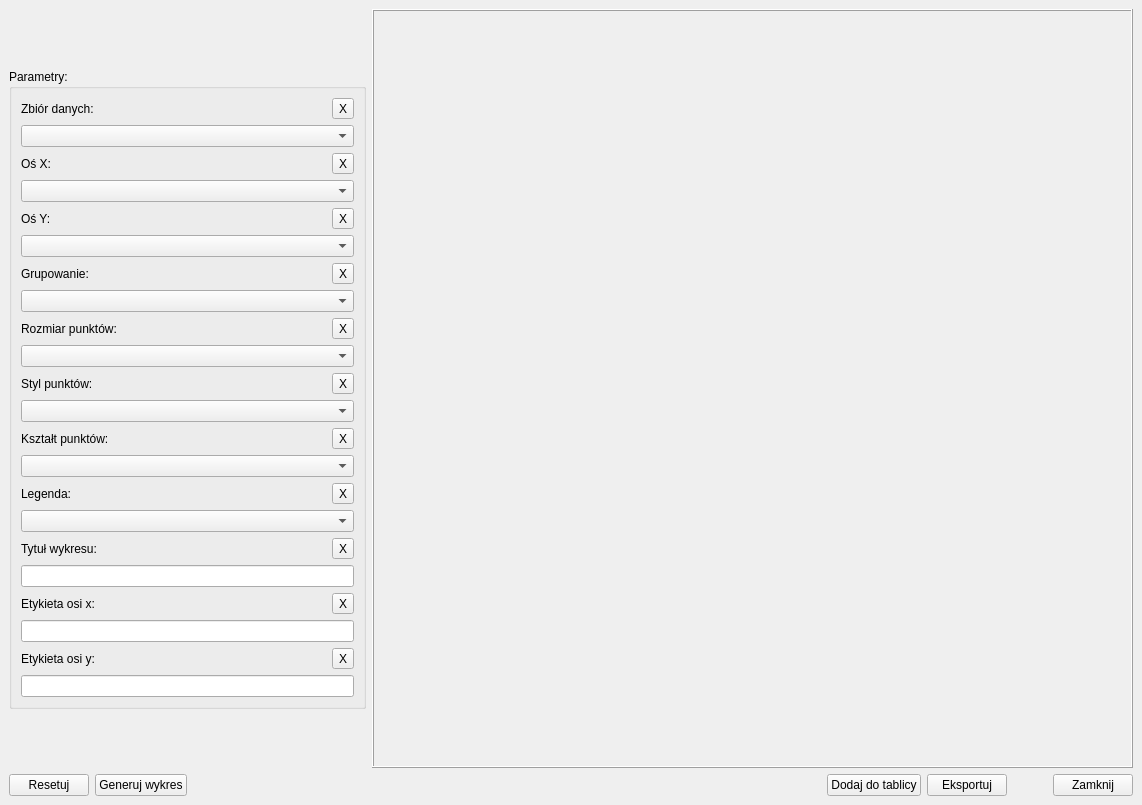
<?xml version="1.0" encoding="UTF-8"?>
<ui version="4.0">
 <class>MainWindow_Pie_Plot</class>
 <widget class="QMainWindow" name="MainWindow_Pie_Plot">
  <property name="windowModality">
   <enum>Qt::ApplicationModal</enum>
  </property>
  <property name="geometry">
   <rect>
    <x>0</x>
    <y>0</y>
    <width>1142</width>
    <height>805</height>
   </rect>
  </property>
  <property name="windowTitle">
   <string>Wykres kołowy</string>
  </property>
  <widget class="QWidget" name="centralwidget">
   <layout class="QVBoxLayout" name="verticalLayout_12">
    <item>
     <layout class="QHBoxLayout" name="horizontalLayout_2">
      <item>
       <layout class="QHBoxLayout" name="horizontalLayout">
        <item>
         <layout class="QVBoxLayout" name="verticalLayout_2">
          <item>
           <spacer name="verticalSpacer_2">
            <property name="orientation">
             <enum>Qt::Vertical</enum>
            </property>
            <property name="sizeHint" stdset="0">
             <size>
              <width>20</width>
              <height>40</height>
             </size>
            </property>
           </spacer>
          </item>
          <item>
           <widget class="QGroupBox" name="groupBox">
            <property name="sizePolicy">
             <sizepolicy hsizetype="Fixed" vsizetype="Fixed">
              <horstretch>0</horstretch>
              <verstretch>0</verstretch>
             </sizepolicy>
            </property>
            <property name="title">
             <string>Parametry:</string>
            </property>
            <layout class="QVBoxLayout" name="verticalLayout_13">
             <item>
              <layout class="QVBoxLayout" name="verticalLayout_3">
               <item>
                <layout class="QHBoxLayout" name="horizontalLayout_3">
                 <item>
                  <widget class="QLabel" name="label">
                   <property name="text">
                    <string>Zbiór danych:</string>
                   </property>
                  </widget>
                 </item>
                 <item>
                  <spacer name="horizontalSpacer">
                   <property name="orientation">
                    <enum>Qt::Horizontal</enum>
                   </property>
                   <property name="sizeHint" stdset="0">
                    <size>
                     <width>40</width>
                     <height>20</height>
                    </size>
                   </property>
                  </spacer>
                 </item>
                 <item>
                  <widget class="QToolButton" name="toolButton_Data">
                   <property name="text">
                    <string>X</string>
                   </property>
                  </widget>
                 </item>
                </layout>
               </item>
               <item>
                <widget class="QComboBox" name="comboBox_Data">
                 <property name="minimumSize">
                  <size>
                   <width>250</width>
                   <height>0</height>
                  </size>
                 </property>
                 <property name="placeholderText">
                  <string>Wybierz zbiór danych...</string>
                 </property>
                </widget>
               </item>
              </layout>
             </item>
             <item>
              <layout class="QVBoxLayout" name="verticalLayout">
               <item>
                <layout class="QHBoxLayout" name="horizontalLayout_4">
                 <item>
                  <widget class="QLabel" name="label_2">
                   <property name="text">
                    <string>Oś X:</string>
                   </property>
                  </widget>
                 </item>
                 <item>
                  <spacer name="horizontalSpacer_4">
                   <property name="orientation">
                    <enum>Qt::Horizontal</enum>
                   </property>
                   <property name="sizeHint" stdset="0">
                    <size>
                     <width>40</width>
                     <height>20</height>
                    </size>
                   </property>
                  </spacer>
                 </item>
                 <item>
                  <widget class="QToolButton" name="toolButton_X">
                   <property name="text">
                    <string>X</string>
                   </property>
                  </widget>
                 </item>
                </layout>
               </item>
               <item>
                <widget class="QComboBox" name="comboBox_X">
                 <property name="minimumSize">
                  <size>
                   <width>250</width>
                   <height>0</height>
                  </size>
                 </property>
                 <property name="placeholderText">
                  <string>Wybierz dane na osi x...</string>
                 </property>
                </widget>
               </item>
              </layout>
             </item>
             <item>
              <layout class="QVBoxLayout" name="verticalLayout_5">
               <item>
                <layout class="QHBoxLayout" name="horizontalLayout_5">
                 <item>
                  <widget class="QLabel" name="label_3">
                   <property name="text">
                    <string>Oś Y:</string>
                   </property>
                  </widget>
                 </item>
                 <item>
                  <spacer name="horizontalSpacer_5">
                   <property name="orientation">
                    <enum>Qt::Horizontal</enum>
                   </property>
                   <property name="sizeHint" stdset="0">
                    <size>
                     <width>40</width>
                     <height>20</height>
                    </size>
                   </property>
                  </spacer>
                 </item>
                 <item>
                  <widget class="QToolButton" name="toolButton_Y">
                   <property name="text">
                    <string>X</string>
                   </property>
                  </widget>
                 </item>
                </layout>
               </item>
               <item>
                <widget class="QComboBox" name="comboBox_Y">
                 <property name="minimumSize">
                  <size>
                   <width>250</width>
                   <height>0</height>
                  </size>
                 </property>
                 <property name="placeholderText">
                  <string>Wybierz dane na osi y...</string>
                 </property>
                </widget>
               </item>
              </layout>
             </item>
             <item>
              <layout class="QVBoxLayout" name="verticalLayout_6">
               <item>
                <layout class="QHBoxLayout" name="horizontalLayout_6">
                 <item>
                  <widget class="QLabel" name="label_4">
                   <property name="text">
                    <string>Grupowanie:</string>
                   </property>
                  </widget>
                 </item>
                 <item>
                  <spacer name="horizontalSpacer_6">
                   <property name="orientation">
                    <enum>Qt::Horizontal</enum>
                   </property>
                   <property name="sizeHint" stdset="0">
                    <size>
                     <width>40</width>
                     <height>20</height>
                    </size>
                   </property>
                  </spacer>
                 </item>
                 <item>
                  <widget class="QToolButton" name="toolButton_Hue">
                   <property name="text">
                    <string>X</string>
                   </property>
                  </widget>
                 </item>
                </layout>
               </item>
               <item>
                <widget class="QComboBox" name="comboBox_Hue">
                 <property name="minimumSize">
                  <size>
                   <width>250</width>
                   <height>0</height>
                  </size>
                 </property>
                 <property name="placeholderText">
                  <string>Wybierz dane według, których grupować...</string>
                 </property>
                </widget>
               </item>
              </layout>
             </item>
             <item>
              <layout class="QVBoxLayout" name="verticalLayout_7">
               <item>
                <layout class="QHBoxLayout" name="horizontalLayout_7">
                 <item>
                  <widget class="QLabel" name="label_5">
                   <property name="text">
                    <string>Rozmiar punktów:</string>
                   </property>
                  </widget>
                 </item>
                 <item>
                  <spacer name="horizontalSpacer_7">
                   <property name="orientation">
                    <enum>Qt::Horizontal</enum>
                   </property>
                   <property name="sizeHint" stdset="0">
                    <size>
                     <width>40</width>
                     <height>20</height>
                    </size>
                   </property>
                  </spacer>
                 </item>
                 <item>
                  <widget class="QToolButton" name="toolButton_Size">
                   <property name="text">
                    <string>X</string>
                   </property>
                  </widget>
                 </item>
                </layout>
               </item>
               <item>
                <widget class="QComboBox" name="comboBox_Size">
                 <property name="minimumSize">
                  <size>
                   <width>250</width>
                   <height>0</height>
                  </size>
                 </property>
                 <property name="placeholderText">
                  <string>Wybierz dane według, których ustalić rozmiar punktów...</string>
                 </property>
                </widget>
               </item>
              </layout>
             </item>
             <item>
              <layout class="QVBoxLayout" name="verticalLayout_15">
               <item>
                <layout class="QHBoxLayout" name="horizontalLayout_8">
                 <item>
                  <widget class="QLabel" name="label_6">
                   <property name="text">
                    <string>Styl punktów:</string>
                   </property>
                  </widget>
                 </item>
                 <item>
                  <spacer name="horizontalSpacer_8">
                   <property name="orientation">
                    <enum>Qt::Horizontal</enum>
                   </property>
                   <property name="sizeHint" stdset="0">
                    <size>
                     <width>40</width>
                     <height>20</height>
                    </size>
                   </property>
                  </spacer>
                 </item>
                 <item>
                  <widget class="QToolButton" name="toolButton_Style">
                   <property name="text">
                    <string>X</string>
                   </property>
                  </widget>
                 </item>
                </layout>
               </item>
               <item>
                <widget class="QComboBox" name="comboBox_Style">
                 <property name="minimumSize">
                  <size>
                   <width>250</width>
                   <height>0</height>
                  </size>
                 </property>
                 <property name="currentIndex">
                  <number>-1</number>
                 </property>
                 <property name="placeholderText">
                  <string>Wybierz styl punktów...</string>
                 </property>
                 <item>
                  <property name="text">
                   <string>deep</string>
                  </property>
                 </item>
                 <item>
                  <property name="text">
                   <string>muted</string>
                  </property>
                 </item>
                 <item>
                  <property name="text">
                   <string>bright</string>
                  </property>
                 </item>
                 <item>
                  <property name="text">
                   <string>pastel</string>
                  </property>
                 </item>
                 <item>
                  <property name="text">
                   <string>dark</string>
                  </property>
                 </item>
                 <item>
                  <property name="text">
                   <string>colorblind</string>
                  </property>
                 </item>
                 <item>
                  <property name="text">
                   <string>Reds</string>
                  </property>
                 </item>
                 <item>
                  <property name="text">
                   <string>Blues</string>
                  </property>
                 </item>
                 <item>
                  <property name="text">
                   <string>Greens</string>
                  </property>
                 </item>
                 <item>
                  <property name="text">
                   <string>Oranges</string>
                  </property>
                 </item>
                 <item>
                  <property name="text">
                   <string>Purples</string>
                  </property>
                 </item>
                 <item>
                  <property name="text">
                   <string>Greys</string>
                  </property>
                 </item>
                 <item>
                  <property name="text">
                   <string>Set1</string>
                  </property>
                 </item>
                 <item>
                  <property name="text">
                   <string>Set2</string>
                  </property>
                 </item>
                 <item>
                  <property name="text">
                   <string>Set3</string>
                  </property>
                 </item>
                </widget>
               </item>
               <item>
                <layout class="QVBoxLayout" name="verticalLayout_8">
                 <item>
                  <layout class="QHBoxLayout" name="horizontalLayout_9">
                   <item>
                    <widget class="QLabel" name="label_7">
                     <property name="text">
                      <string>Kształt punktów:</string>
                     </property>
                    </widget>
                   </item>
                   <item>
                    <spacer name="horizontalSpacer_9">
                     <property name="orientation">
                      <enum>Qt::Horizontal</enum>
                     </property>
                     <property name="sizeHint" stdset="0">
                      <size>
                       <width>40</width>
                       <height>20</height>
                      </size>
                     </property>
                    </spacer>
                   </item>
                   <item>
                    <widget class="QToolButton" name="toolButton_Markers">
                     <property name="text">
                      <string>X</string>
                     </property>
                    </widget>
                   </item>
                  </layout>
                 </item>
                 <item>
                  <widget class="QComboBox" name="comboBox_Markers">
                   <property name="minimumSize">
                    <size>
                     <width>250</width>
                     <height>0</height>
                    </size>
                   </property>
                   <property name="currentIndex">
                    <number>-1</number>
                   </property>
                   <property name="placeholderText">
                    <string>Wybierz kształt punktów...</string>
                   </property>
                   <item>
                    <property name="text">
                     <string>.</string>
                    </property>
                   </item>
                   <item>
                    <property name="text">
                     <string>,</string>
                    </property>
                   </item>
                   <item>
                    <property name="text">
                     <string>o</string>
                    </property>
                   </item>
                   <item>
                    <property name="text">
                     <string>v</string>
                    </property>
                   </item>
                   <item>
                    <property name="text">
                     <string>^</string>
                    </property>
                   </item>
                   <item>
                    <property name="text">
                     <string>&gt;</string>
                    </property>
                   </item>
                   <item>
                    <property name="text">
                     <string>&lt;</string>
                    </property>
                   </item>
                   <item>
                    <property name="text">
                     <string>+</string>
                    </property>
                   </item>
                   <item>
                    <property name="text">
                     <string>x</string>
                    </property>
                   </item>
                   <item>
                    <property name="text">
                     <string>s</string>
                    </property>
                   </item>
                   <item>
                    <property name="text">
                     <string>D</string>
                    </property>
                   </item>
                   <item>
                    <property name="text">
                     <string>-</string>
                    </property>
                   </item>
                   <item>
                    <property name="text">
                     <string>--</string>
                    </property>
                   </item>
                   <item>
                    <property name="text">
                     <string>|</string>
                    </property>
                   </item>
                   <item>
                    <property name="text">
                     <string>:</string>
                    </property>
                   </item>
                   <item>
                    <property name="text">
                     <string>*</string>
                    </property>
                   </item>
                   <item>
                    <property name="text">
                     <string>H</string>
                    </property>
                   </item>
                   <item>
                    <property name="text">
                     <string>X</string>
                    </property>
                   </item>
                  </widget>
                 </item>
                </layout>
               </item>
              </layout>
             </item>
             <item>
              <layout class="QVBoxLayout" name="verticalLayout_4">
               <item>
                <layout class="QHBoxLayout" name="horizontalLayout_10">
                 <item>
                  <widget class="QLabel" name="label_8">
                   <property name="text">
                    <string>Legenda:</string>
                   </property>
                  </widget>
                 </item>
                 <item>
                  <spacer name="horizontalSpacer_10">
                   <property name="orientation">
                    <enum>Qt::Horizontal</enum>
                   </property>
                   <property name="sizeHint" stdset="0">
                    <size>
                     <width>40</width>
                     <height>20</height>
                    </size>
                   </property>
                  </spacer>
                 </item>
                 <item>
                  <widget class="QToolButton" name="toolButton_Legend">
                   <property name="text">
                    <string>X</string>
                   </property>
                  </widget>
                 </item>
                </layout>
               </item>
               <item>
                <widget class="QComboBox" name="comboBox_Legend">
                 <property name="minimumSize">
                  <size>
                   <width>250</width>
                   <height>0</height>
                  </size>
                 </property>
                 <property name="currentIndex">
                  <number>-1</number>
                 </property>
                 <property name="placeholderText">
                  <string>Wybierz opcje wyświetlania legendy...</string>
                 </property>
                 <item>
                  <property name="text">
                   <string>auto</string>
                  </property>
                 </item>
                 <item>
                  <property name="text">
                   <string>brief</string>
                  </property>
                 </item>
                 <item>
                  <property name="text">
                   <string>full</string>
                  </property>
                 </item>
                 <item>
                  <property name="text">
                   <string>Brak</string>
                  </property>
                 </item>
                </widget>
               </item>
              </layout>
             </item>
             <item>
              <layout class="QVBoxLayout" name="verticalLayout_9">
               <item>
                <layout class="QHBoxLayout" name="horizontalLayout_12">
                 <item>
                  <widget class="QLabel" name="label_9">
                   <property name="text">
                    <string>Tytuł wykresu:</string>
                   </property>
                  </widget>
                 </item>
                 <item>
                  <spacer name="horizontalSpacer_11">
                   <property name="orientation">
                    <enum>Qt::Horizontal</enum>
                   </property>
                   <property name="sizeHint" stdset="0">
                    <size>
                     <width>40</width>
                     <height>20</height>
                    </size>
                   </property>
                  </spacer>
                 </item>
                 <item>
                  <widget class="QToolButton" name="toolButton_Title_Plot">
                   <property name="text">
                    <string>X</string>
                   </property>
                  </widget>
                 </item>
                </layout>
               </item>
               <item>
                <widget class="QLineEdit" name="lineEdit_Title_Plot"/>
               </item>
              </layout>
             </item>
             <item>
              <layout class="QVBoxLayout" name="verticalLayout_10">
               <item>
                <layout class="QHBoxLayout" name="horizontalLayout_13">
                 <item>
                  <widget class="QLabel" name="label_10">
                   <property name="text">
                    <string>Etykieta osi x:</string>
                   </property>
                  </widget>
                 </item>
                 <item>
                  <spacer name="horizontalSpacer_12">
                   <property name="orientation">
                    <enum>Qt::Horizontal</enum>
                   </property>
                   <property name="sizeHint" stdset="0">
                    <size>
                     <width>40</width>
                     <height>20</height>
                    </size>
                   </property>
                  </spacer>
                 </item>
                 <item>
                  <widget class="QToolButton" name="toolButton_Label_X">
                   <property name="text">
                    <string>X</string>
                   </property>
                  </widget>
                 </item>
                </layout>
               </item>
               <item>
                <widget class="QLineEdit" name="lineEdit_Label_X"/>
               </item>
              </layout>
             </item>
             <item>
              <layout class="QVBoxLayout" name="verticalLayout_11">
               <item>
                <layout class="QHBoxLayout" name="horizontalLayout_14">
                 <item>
                  <widget class="QLabel" name="label_11">
                   <property name="text">
                    <string>Etykieta osi y:</string>
                   </property>
                  </widget>
                 </item>
                 <item>
                  <spacer name="horizontalSpacer_13">
                   <property name="orientation">
                    <enum>Qt::Horizontal</enum>
                   </property>
                   <property name="sizeHint" stdset="0">
                    <size>
                     <width>40</width>
                     <height>20</height>
                    </size>
                   </property>
                  </spacer>
                 </item>
                 <item>
                  <widget class="QToolButton" name="toolButton_Label_Y">
                   <property name="text">
                    <string>X</string>
                   </property>
                  </widget>
                 </item>
                </layout>
               </item>
               <item>
                <widget class="QLineEdit" name="lineEdit_Label_Y"/>
               </item>
              </layout>
             </item>
            </layout>
           </widget>
          </item>
          <item>
           <spacer name="verticalSpacer">
            <property name="orientation">
             <enum>Qt::Vertical</enum>
            </property>
            <property name="sizeHint" stdset="0">
             <size>
              <width>20</width>
              <height>40</height>
             </size>
            </property>
           </spacer>
          </item>
         </layout>
        </item>
       </layout>
      </item>
      <item>
       <widget class="QFrame" name="frame">
        <property name="frameShape">
         <enum>QFrame::Box</enum>
        </property>
        <property name="frameShadow">
         <enum>QFrame::Raised</enum>
        </property>
        <layout class="QVBoxLayout" name="verticalLayout_14">
         <item>
          <widget class="QWidget" name="widget_Plot" native="true">
           <property name="sizePolicy">
            <sizepolicy hsizetype="Expanding" vsizetype="Expanding">
             <horstretch>0</horstretch>
             <verstretch>0</verstretch>
            </sizepolicy>
           </property>
          </widget>
         </item>
        </layout>
       </widget>
      </item>
     </layout>
    </item>
    <item>
     <layout class="QHBoxLayout" name="horizontalLayout_11">
      <item>
       <widget class="QPushButton" name="pushButton_Reset_Options">
        <property name="text">
         <string>Resetuj</string>
        </property>
       </widget>
      </item>
      <item>
       <widget class="QPushButton" name="pushButton_Generate_Plot">
        <property name="text">
         <string>Generuj wykres</string>
        </property>
       </widget>
      </item>
      <item>
       <spacer name="horizontalSpacer_2">
        <property name="orientation">
         <enum>Qt::Horizontal</enum>
        </property>
        <property name="sizeHint" stdset="0">
         <size>
          <width>40</width>
          <height>20</height>
         </size>
        </property>
       </spacer>
      </item>
      <item>
       <widget class="QPushButton" name="pushButton_Add_To_Board">
        <property name="text">
         <string>Dodaj do tablicy</string>
        </property>
       </widget>
      </item>
      <item>
       <widget class="QPushButton" name="pushButton_Export">
        <property name="text">
         <string>Eksportuj</string>
        </property>
       </widget>
      </item>
      <item>
       <spacer name="horizontalSpacer_3">
        <property name="orientation">
         <enum>Qt::Horizontal</enum>
        </property>
        <property name="sizeType">
         <enum>QSizePolicy::Fixed</enum>
        </property>
        <property name="sizeHint" stdset="0">
         <size>
          <width>40</width>
          <height>20</height>
         </size>
        </property>
       </spacer>
      </item>
      <item>
       <widget class="QPushButton" name="pushButton_Close">
        <property name="text">
         <string>Zamknij</string>
        </property>
       </widget>
      </item>
     </layout>
    </item>
   </layout>
  </widget>
 </widget>
 <resources/>
 <connections>
  <connection>
   <sender>pushButton_Close</sender>
   <signal>clicked()</signal>
   <receiver>MainWindow_Pie_Plot</receiver>
   <slot>close()</slot>
   <hints>
    <hint type="sourcelabel">
     <x>1094</x>
     <y>782</y>
    </hint>
    <hint type="destinationlabel">
     <x>570</x>
     <y>402</y>
    </hint>
   </hints>
  </connection>
  <connection>
   <sender>toolButton_Data</sender>
   <signal>clicked()</signal>
   <receiver>comboBox_Data</receiver>
   <slot>clearEditText()</slot>
   <hints>
    <hint type="sourcelabel">
     <x>335</x>
     <y>79</y>
    </hint>
    <hint type="destinationlabel">
     <x>184</x>
     <y>108</y>
    </hint>
   </hints>
  </connection>
  <connection>
   <sender>toolButton_X</sender>
   <signal>clicked()</signal>
   <receiver>comboBox_X</receiver>
   <slot>clearEditText()</slot>
   <hints>
    <hint type="sourcelabel">
     <x>335</x>
     <y>139</y>
    </hint>
    <hint type="destinationlabel">
     <x>184</x>
     <y>168</y>
    </hint>
   </hints>
  </connection>
  <connection>
   <sender>toolButton_Y</sender>
   <signal>clicked()</signal>
   <receiver>comboBox_Y</receiver>
   <slot>clearEditText()</slot>
   <hints>
    <hint type="sourcelabel">
     <x>335</x>
     <y>199</y>
    </hint>
    <hint type="destinationlabel">
     <x>184</x>
     <y>228</y>
    </hint>
   </hints>
  </connection>
  <connection>
   <sender>toolButton_Hue</sender>
   <signal>clicked()</signal>
   <receiver>comboBox_Hue</receiver>
   <slot>clearEditText()</slot>
   <hints>
    <hint type="sourcelabel">
     <x>335</x>
     <y>259</y>
    </hint>
    <hint type="destinationlabel">
     <x>184</x>
     <y>288</y>
    </hint>
   </hints>
  </connection>
  <connection>
   <sender>toolButton_Title_Plot</sender>
   <signal>clicked()</signal>
   <receiver>lineEdit_Title_Plot</receiver>
   <slot>clear()</slot>
   <hints>
    <hint type="sourcelabel">
     <x>335</x>
     <y>559</y>
    </hint>
    <hint type="destinationlabel">
     <x>184</x>
     <y>588</y>
    </hint>
   </hints>
  </connection>
  <connection>
   <sender>toolButton_Style</sender>
   <signal>clicked()</signal>
   <receiver>comboBox_Style</receiver>
   <slot>clearEditText()</slot>
   <hints>
    <hint type="sourcelabel">
     <x>335</x>
     <y>379</y>
    </hint>
    <hint type="destinationlabel">
     <x>184</x>
     <y>408</y>
    </hint>
   </hints>
  </connection>
  <connection>
   <sender>toolButton_Size</sender>
   <signal>clicked()</signal>
   <receiver>comboBox_Size</receiver>
   <slot>clearEditText()</slot>
   <hints>
    <hint type="sourcelabel">
     <x>335</x>
     <y>319</y>
    </hint>
    <hint type="destinationlabel">
     <x>184</x>
     <y>348</y>
    </hint>
   </hints>
  </connection>
  <connection>
   <sender>toolButton_Markers</sender>
   <signal>clicked()</signal>
   <receiver>comboBox_Markers</receiver>
   <slot>clearEditText()</slot>
   <hints>
    <hint type="sourcelabel">
     <x>334</x>
     <y>438</y>
    </hint>
    <hint type="destinationlabel">
     <x>184</x>
     <y>467</y>
    </hint>
   </hints>
  </connection>
  <connection>
   <sender>toolButton_Label_X</sender>
   <signal>clicked()</signal>
   <receiver>lineEdit_Label_X</receiver>
   <slot>clear()</slot>
   <hints>
    <hint type="sourcelabel">
     <x>335</x>
     <y>619</y>
    </hint>
    <hint type="destinationlabel">
     <x>184</x>
     <y>648</y>
    </hint>
   </hints>
  </connection>
  <connection>
   <sender>toolButton_Legend</sender>
   <signal>clicked()</signal>
   <receiver>comboBox_Legend</receiver>
   <slot>clearEditText()</slot>
   <hints>
    <hint type="sourcelabel">
     <x>335</x>
     <y>499</y>
    </hint>
    <hint type="destinationlabel">
     <x>184</x>
     <y>528</y>
    </hint>
   </hints>
  </connection>
  <connection>
   <sender>toolButton_Label_Y</sender>
   <signal>clicked()</signal>
   <receiver>lineEdit_Label_Y</receiver>
   <slot>clear()</slot>
   <hints>
    <hint type="sourcelabel">
     <x>335</x>
     <y>679</y>
    </hint>
    <hint type="destinationlabel">
     <x>184</x>
     <y>708</y>
    </hint>
   </hints>
  </connection>
 </connections>
</ui>
